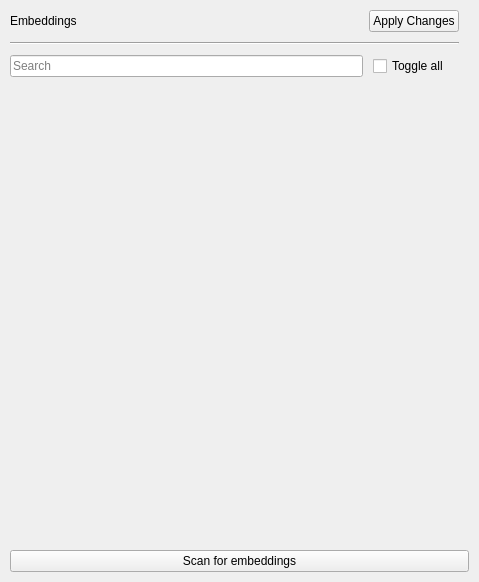
<?xml version="1.0" encoding="UTF-8"?>
<ui version="4.0">
 <class>embeddings_container</class>
 <widget class="QWidget" name="embeddings_container">
  <property name="geometry">
   <rect>
    <x>0</x>
    <y>0</y>
    <width>479</width>
    <height>582</height>
   </rect>
  </property>
  <property name="windowTitle">
   <string>Form</string>
  </property>
  <layout class="QGridLayout" name="gridLayout">
   <property name="leftMargin">
    <number>10</number>
   </property>
   <property name="topMargin">
    <number>10</number>
   </property>
   <property name="rightMargin">
    <number>10</number>
   </property>
   <property name="bottomMargin">
    <number>10</number>
   </property>
   <property name="horizontalSpacing">
    <number>0</number>
   </property>
   <property name="verticalSpacing">
    <number>10</number>
   </property>
   <item row="4" column="0">
    <widget class="QScrollArea" name="embeddings_scroll_area">
     <property name="font">
      <font>
       <pointsize>9</pointsize>
      </font>
     </property>
     <property name="frameShape">
      <enum>QFrame::Shape::NoFrame</enum>
     </property>
     <property name="frameShadow">
      <enum>QFrame::Shadow::Plain</enum>
     </property>
     <property name="widgetResizable">
      <bool>true</bool>
     </property>
     <widget class="QWidget" name="scrollAreaWidgetContents">
      <property name="geometry">
       <rect>
        <x>0</x>
        <y>0</y>
        <width>459</width>
        <height>435</height>
       </rect>
      </property>
      <layout class="QGridLayout" name="gridLayout_2">
       <property name="leftMargin">
        <number>0</number>
       </property>
       <property name="topMargin">
        <number>0</number>
       </property>
       <property name="rightMargin">
        <number>10</number>
       </property>
       <property name="bottomMargin">
        <number>0</number>
       </property>
       <property name="horizontalSpacing">
        <number>0</number>
       </property>
       <property name="verticalSpacing">
        <number>10</number>
       </property>
      </layout>
     </widget>
    </widget>
   </item>
   <item row="5" column="0">
    <widget class="QPushButton" name="pushButton">
     <property name="text">
      <string>Scan for embeddings</string>
     </property>
    </widget>
   </item>
   <item row="0" column="0">
    <layout class="QVBoxLayout" name="verticalLayout">
     <property name="spacing">
      <number>10</number>
     </property>
     <property name="rightMargin">
      <number>10</number>
     </property>
     <property name="bottomMargin">
      <number>0</number>
     </property>
     <item>
      <layout class="QHBoxLayout" name="horizontalLayout_2">
       <item>
        <widget class="QLabel" name="label">
         <property name="text">
          <string>Embeddings</string>
         </property>
        </widget>
       </item>
       <item>
        <spacer name="horizontalSpacer">
         <property name="orientation">
          <enum>Qt::Orientation::Horizontal</enum>
         </property>
         <property name="sizeHint" stdset="0">
          <size>
           <width>40</width>
           <height>20</height>
          </size>
         </property>
        </spacer>
       </item>
       <item>
        <widget class="LoadingWidget" name="loading_icon" native="true">
         <property name="sizePolicy">
          <sizepolicy hsizetype="Preferred" vsizetype="Preferred">
           <horstretch>0</horstretch>
           <verstretch>0</verstretch>
          </sizepolicy>
         </property>
         <property name="minimumSize">
          <size>
           <width>0</width>
           <height>0</height>
          </size>
         </property>
        </widget>
       </item>
       <item>
        <widget class="QPushButton" name="apply_embeddings_button">
         <property name="text">
          <string>Apply Changes</string>
         </property>
        </widget>
       </item>
      </layout>
     </item>
     <item>
      <widget class="Line" name="line">
       <property name="orientation">
        <enum>Qt::Orientation::Horizontal</enum>
       </property>
      </widget>
     </item>
     <item>
      <layout class="QHBoxLayout" name="horizontalLayout">
       <property name="spacing">
        <number>10</number>
       </property>
       <property name="rightMargin">
        <number>10</number>
       </property>
       <item>
        <widget class="QLineEdit" name="lineEdit">
         <property name="placeholderText">
          <string>Search</string>
         </property>
        </widget>
       </item>
       <item>
        <widget class="QCheckBox" name="toggle_all_embeddings">
         <property name="font">
          <font>
           <pointsize>9</pointsize>
          </font>
         </property>
         <property name="text">
          <string>Toggle all</string>
         </property>
        </widget>
       </item>
      </layout>
     </item>
    </layout>
   </item>
  </layout>
 </widget>
 <customwidgets>
  <customwidget>
   <class>LoadingWidget</class>
   <extends>QWidget</extends>
   <header>airunner/components/llm/gui/widgets/loading_widget</header>
   <container>1</container>
  </customwidget>
 </customwidgets>
 <resources/>
 <connections>
  <connection>
   <sender>pushButton</sender>
   <signal>clicked()</signal>
   <receiver>embeddings_container</receiver>
   <slot>action_clicked_button_scan_for_embeddings()</slot>
   <hints>
    <hint type="sourcelabel">
     <x>150</x>
     <y>581</y>
    </hint>
    <hint type="destinationlabel">
     <x>100</x>
     <y>0</y>
    </hint>
   </hints>
  </connection>
  <connection>
   <sender>lineEdit</sender>
   <signal>textChanged(QString)</signal>
   <receiver>embeddings_container</receiver>
   <slot>search_text_changed(QString)</slot>
   <hints>
    <hint type="sourcelabel">
     <x>136</x>
     <y>71</y>
    </hint>
    <hint type="destinationlabel">
     <x>110</x>
     <y>0</y>
    </hint>
   </hints>
  </connection>
  <connection>
   <sender>toggle_all_embeddings</sender>
   <signal>toggled(bool)</signal>
   <receiver>embeddings_container</receiver>
   <slot>toggle_all_toggled(bool)</slot>
   <hints>
    <hint type="sourcelabel">
     <x>458</x>
     <y>72</y>
    </hint>
    <hint type="destinationlabel">
     <x>414</x>
     <y>0</y>
    </hint>
   </hints>
  </connection>
  <connection>
   <sender>apply_embeddings_button</sender>
   <signal>clicked()</signal>
   <receiver>embeddings_container</receiver>
   <slot>apply_embeddings()</slot>
   <hints>
    <hint type="sourcelabel">
     <x>435</x>
     <y>19</y>
    </hint>
    <hint type="destinationlabel">
     <x>414</x>
     <y>-12</y>
    </hint>
   </hints>
  </connection>
 </connections>
 <slots>
  <slot>action_clicked_button_scan_for_embeddings()</slot>
  <slot>search_text_changed(QString)</slot>
  <slot>toggle_all_toggled(bool)</slot>
  <slot>apply_embeddings()</slot>
 </slots>
</ui>
